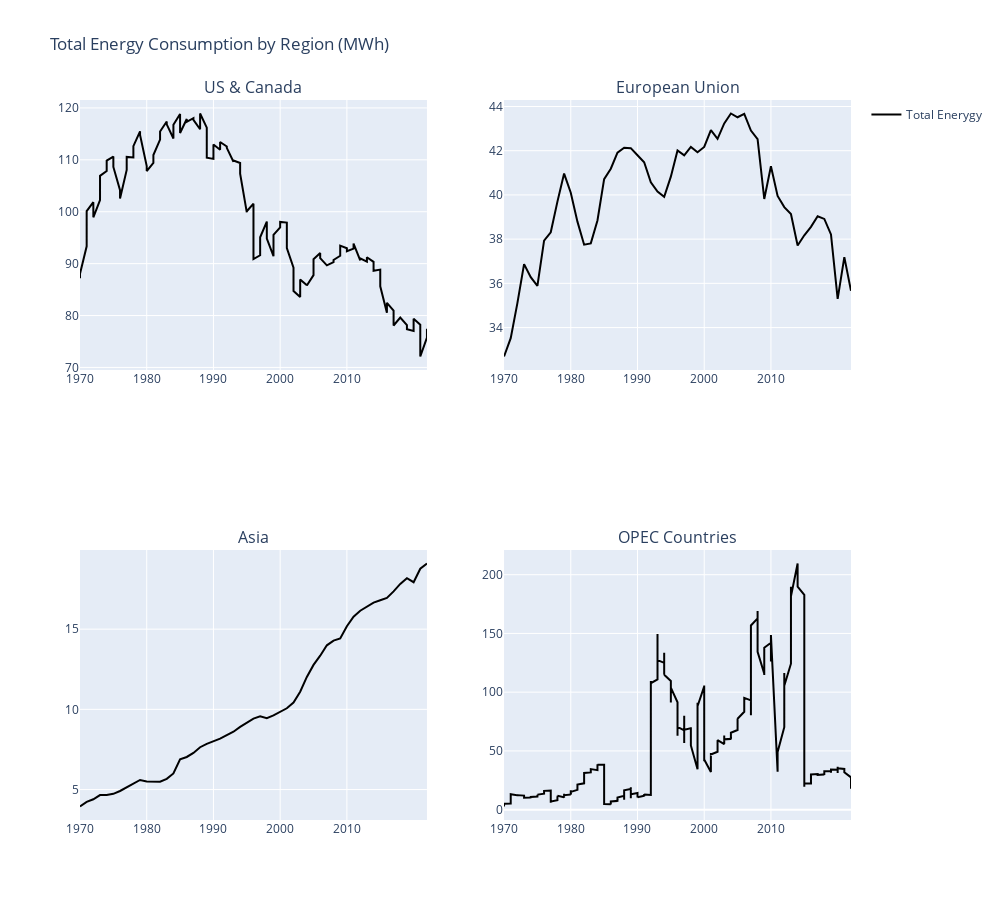

The code cell stored with this chart in its notebook:
### Code cell
fig = make_subplots(rows=2,
                    cols=2,
                    subplot_titles=("US & Canada", "European Union", "Asia", "OPEC Countries"))

fig.add_trace(go.Scatter(x=energyDF_region[energyDF_region['Entity']=='US & Canada']['Year'].sort_values(),
                     y=energyDF_region[energyDF_region['Entity']=='US & Canada']['TotalEnerygyPerCap']/1000,
                     name='Total Enerygy',
                     marker=dict(color='black')
                     ), row=1, col=1)

fig.add_trace(go.Scatter(x=energyDF_region[energyDF_region['Entity']=='European Union (27)']['Year'].sort_values(),
                     y=energyDF_region[energyDF_region['Entity']=='European Union (27)']['TotalEnerygyPerCap']/1000,
                    #  name='Reneweable Enerygy',
                     marker=dict(color='black',),
                     showlegend = False
                     ), row=1, col=2)

fig.add_trace(go.Scatter(x=energyDF_region[energyDF_region['Entity']=='Asia']['Year'].sort_values(),
                     y=energyDF_region[energyDF_region['Entity']=='Asia']['TotalEnerygyPerCap']/1000,
                    #  name='Reneweable Enerygy',
                     marker=dict(color='black'),
                     showlegend = False
                     ), row=2, col=1)

fig.add_trace(go.Scatter(x=energyDF_region[energyDF_region['Entity']=='OPEC']['Year'].sort_values(),
                     y=energyDF_region[energyDF_region['Entity']=='OPEC']['TotalEnerygyPerCap']/1000,
                    #  name='Reneweable Enerygy',
                     marker=dict(color='black'),
                     showlegend = False
                     ), row=2, col=2)

fig.update_traces(marker_line_width=0)

fig.update_layout(height=900,
                  width=1000,
                  bargap=0.4,
                #   barmode='stack',
                  title_text="Total Energy Consumption by Region (MWh)",
                  xaxis=dict(tickvals = df_region['Decade'].unique()),
                  xaxis2=dict(tickvals = df_region['Decade'].unique()),
                  xaxis3=dict(tickvals = df_region['Decade'].unique()),
                  xaxis4=dict(tickvals = df_region['Decade'].unique())
                  )

fig.show()

### Figure 1 — Plotly figure (JSON) as saved in the notebook; plotly's stock layout.template omitted (floating-point values rounded to 4 significant figures; data arrays with more than 128 entries replaced by an {"elided": "..."} marker saying what was removed)
{"data": [{"marker": {"color": "black", "line": {"width": 0}}, "name": "Total Enerygy", "type": "scatter", "x": [1970, 1970, 1971, 1971, 1972, 1972, 1973, 1973, 1974, 1974, 1975, 1975, 1976, 1976, 1977, 1977, 1978, 1978, 1979, 1979, 1980, 1980, 1981, 1981, 1982, 1982, 1983, 1983, 1984, 1984, 1985, 1985, 1986, 1986, 1987, 1987, 1988, 1988, 1989, 1989, 1990, 1990, 1991, 1991, 1992, 1992, 1993, 1993, 1994, 1994, 1995, 1995, 1996, 1996, 1997, 1997, 1998, 1998, 1999, 1999, 2000, 2000, 2001, 2001, 2002, 2002, 2003, 2003, 2004, 2004, 2005, 2005, 2006, 2006, 2007, 2007, 2008, 2008, 2009, 2009, 2010, 2010, 2011, 2011, 2012, 2012, 2013, 2013, 2014, 2014, 2015, 2015, 2016, 2016, 2017, 2017, 2018, 2018, 2019, 2019, 2020, 2020, 2021, 2021, 2022, 2022], "xaxis": "x", "y": [87.18, 88.04, 93.34, 100.1, 101.8, 98.93, 102.3, 106.9, 107.8, 109.8, 110.6, 108.6, 104.2, 102.5, 108.0, 110.6, 110.5, 112.6, 115.5, 114.8, 108.8, 107.8, 109.4, 110.9, 113.9, 115.5, 117.4, 116.8, 114.1, 116.8, 118.8, 115.2, 117.9, 117.3, 118.0, 117.7, 115.9, 118.9, 116.2, 110.4, 110.2, 113.0, 112.0, 113.4, 112.6, 112.3, 109.6, 109.9, 109.4, 107.3, 99.88, 100.1, 101.5, 90.88, 91.61, 95.08, 98.11, 94.81, 91.44, 95.54, 96.99, 98.03, 97.9, 93.0, 89.24, 84.73, 83.56, 86.94, 85.84, 85.77, 87.79, 90.86, 92.05, 91.06, 89.67, 89.69, 90.29, 90.71, 91.51, 93.46, 92.96, 92.38, 92.89, 93.87, 90.63, 91.04, 90.4, 91.23, 90.34, 88.63, 88.85, 85.64, 80.54, 82.44, 80.94, 78.09, 79.44, 79.61, 78.16, 77.36, 77.05, 79.37, 78.25, 72.11, 75.75, 77.47], "yaxis": "y"}, {"marker": {"color": "black", "line": {"width": 0}}, "showlegend": false, "type": "scatter", "x": [1970, 1971, 1972, 1973, 1974, 1975, 1976, 1977, 1978, 1979, 1980, 1981, 1982, 1983, 1984, 1985, 1986, 1987, 1988, 1989, 1990, 1991, 1992, 1993, 1994, 1995, 1996, 1997, 1998, 1999, 2000, 2001, 2002, 2003, 2004, 2005, 2006, 2007, 2008, 2009, 2010, 2011, 2012, 2013, 2014, 2015, 2016, 2017, 2018, 2019, 2020, 2021, 2022], "xaxis": "x2", "y": [32.69, 33.52, 35.11, 36.87, 36.28, 35.88, 37.93, 38.31, 39.7, 40.96, 40.1, 38.79, 37.75, 37.81, 38.84, 40.71, 41.18, 41.91, 42.13, 42.11, 41.79, 41.48, 40.57, 40.15, 39.91, 40.83, 42.01, 41.79, 42.17, 41.93, 42.17, 42.93, 42.54, 43.23, 43.68, 43.51, 43.66, 42.91, 42.53, 39.82, 41.3, 39.95, 39.45, 39.14, 37.71, 38.18, 38.56, 39.04, 38.91, 38.21, 35.3, 37.19, 35.66], "yaxis": "y2"}, {"marker": {"color": "black", "line": {"width": 0}}, "showlegend": false, "type": "scatter", "x": [1970, 1971, 1972, 1973, 1974, 1975, 1976, 1977, 1978, 1979, 1980, 1981, 1982, 1983, 1984, 1985, 1986, 1987, 1988, 1989, 1990, 1991, 1992, 1993, 1994, 1995, 1996, 1997, 1998, 1999, 2000, 2001, 2002, 2003, 2004, 2005, 2006, 2007, 2008, 2009, 2010, 2011, 2012, 2013, 2014, 2015, 2016, 2017, 2018, 2019, 2020, 2021, 2022], "xaxis": "x3", "y": [3.944, 4.23, 4.395, 4.655, 4.661, 4.734, 4.91, 5.139, 5.399, 5.597, 5.502, 5.475, 5.487, 5.671, 6.002, 6.885, 7.032, 7.284, 7.639, 7.85, 8.005, 8.17, 8.392, 8.606, 8.91, 9.163, 9.427, 9.565, 9.447, 9.622, 9.865, 10.07, 10.43, 11.1, 12.02, 12.77, 13.34, 13.99, 14.28, 14.42, 15.18, 15.78, 16.15, 16.38, 16.65, 16.81, 16.95, 17.35, 17.82, 18.18, 17.93, 18.77, 19.09], "yaxis": "y3"}, {"marker": {"color": "black", "line": {"width": 0}}, "showlegend": false, "type": "scatter", "x": {"elided": "371 int values"}, "xaxis": "x4", "y": {"elided": "371 float values"}, "yaxis": "y4"}], "layout": {"annotations": [{"font": {"size": 16}, "showarrow": false, "text": "US & Canada", "x": 0.225, "xanchor": "center", "xref": "paper", "y": 1, "yanchor": "bottom", "yref": "paper"}, {"font": {"size": 16}, "showarrow": false, "text": "European Union", "x": 0.775, "xanchor": "center", "xref": "paper", "y": 1, "yanchor": "bottom", "yref": "paper"}, {"font": {"size": 16}, "showarrow": false, "text": "Asia", "x": 0.225, "xanchor": "center", "xref": "paper", "y": 0.375, "yanchor": "bottom", "yref": "paper"}, {"font": {"size": 16}, "showarrow": false, "text": "OPEC Countries", "x": 0.775, "xanchor": "center", "xref": "paper", "y": 0.375, "yanchor": "bottom", "yref": "paper"}], "bargap": 0.4, "height": 900, "title": {"text": "Total Energy Consumption by Region (MWh)"}, "width": 1000, "xaxis": {"anchor": "y", "domain": [0, 0.45], "tickvals": [1970, 1980, 1990, 2000, 2010]}, "xaxis2": {"anchor": "y2", "domain": [0.55, 1], "tickvals": [1970, 1980, 1990, 2000, 2010]}, "xaxis3": {"anchor": "y3", "domain": [0, 0.45], "tickvals": [1970, 1980, 1990, 2000, 2010]}, "xaxis4": {"anchor": "y4", "domain": [0.55, 1], "tickvals": [1970, 1980, 1990, 2000, 2010]}, "yaxis": {"anchor": "x", "domain": [0.625, 1]}, "yaxis2": {"anchor": "x2", "domain": [0.625, 1]}, "yaxis3": {"anchor": "x3", "domain": [0, 0.375]}, "yaxis4": {"anchor": "x4", "domain": [0, 0.375]}}}
